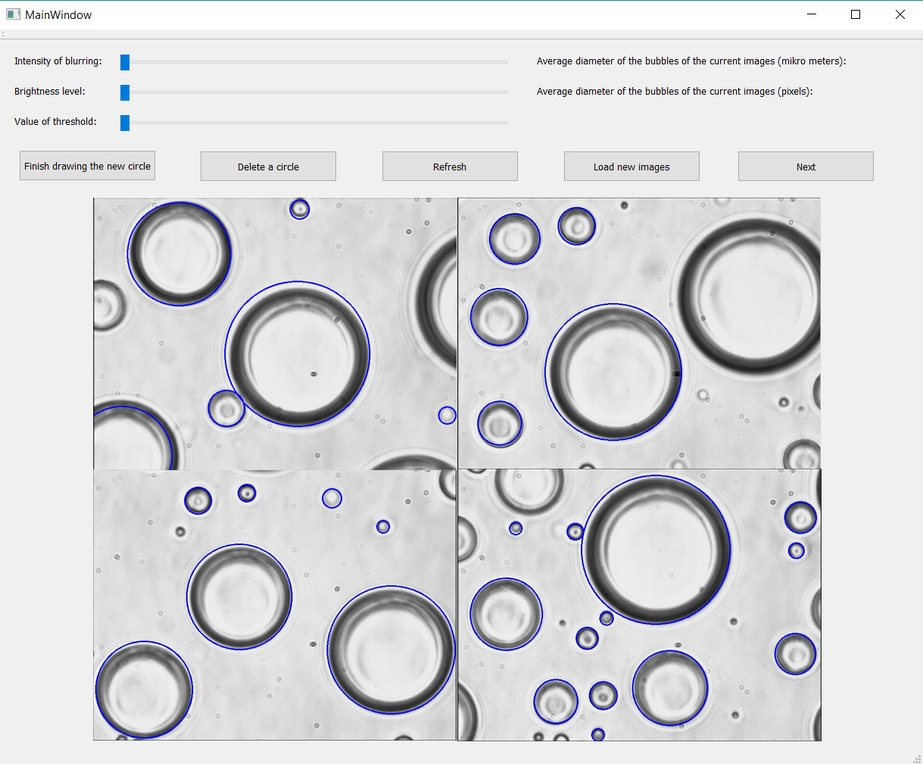
//> input picture Presentation_29_02/finishDrawingCircle.jpg, 923 x 764 px, shrunk from 1219 x 1009 before the run
$ ./V1 Presentation_29_02/finishDrawingCircle.jpg   (built with g++ and OpenCV 4)
//> lines starting //> are read from the running program, lines starting //| are printed output that depends on the picture; after the words box and inside, x2 and y2 are one past the last pixel; in counts of white or black regions, pixels touching at a corner belong together
#include <opencv2\opencv.hpp>   // opencv  library is included
#include <iostream> // standard C++ I/O
#include <cmath>

using namespace cv;  // OpenCV API is in the C++ "cv" namespace
using namespace std; // OpenCV API is in the C++ "std" namespace


Mat images, image, imagegray, threshold_output, backgroud;
int Total = 0, ave;


int getBackground(int argc, char** argv)
{

	vector<vector<int>> myVector(images.rows, vector<int>(images.cols)); //an empty matrix with the size of the images

	int i;
	for (i = 1; i < argc; i++)
	{
		images = imread(argv[i], 0);

		for (int x = 0; x < images.rows; x++) {

			for (int y = 0; y < images.cols; y++) {

				myVector[x][y] += images.at<uchar>(x, y); // filling the matrix with values from all the images

			}
		}
	}


	images.copyTo(backgroud);
	for (int x = 0; x < images.rows; x++) {

		for (int y = 0; y < images.cols; y++)
		{

			backgroud.at<uchar>(x, y) = myVector[x][y] / i; // calculating the mean and creating a mean image(background)
		}
	}


	for (int x = 0; x < images.rows; x++) {
		{
			for (int y = 0; y < images.cols; y++)
			{
				Total += backgroud.at<uchar>(x, y); // calculating the total
			}
			ave = Total / (images.rows * images.cols); // getting the ave by dividing the total over the size of the images
		}
	}

	return 0;
}


int noiseremovel(int argc, char** argv, int i)
{

	for (int x = 0; x < imagegray.rows; x++) {

		for (int y = 0; y < imagegray.cols; y++)
		{
			imagegray.at<uchar>(x, y) = imagegray.at<uchar>(x, y) - backgroud.at<uchar>(x, y) + ave;
		}
	}

	return 0;
}


int countour(int argc, char** argv) {


	threshold(imagegray, threshold_output, 105, 255, THRESH_BINARY);
	Canny(threshold_output, threshold_output, 50, 240, 7);


	vector<vector<Point> > contours;
	vector<Vec4i> hierarchy;

	/// Find contours
	findContours(threshold_output, contours, hierarchy, CV_RETR_TREE, CV_CHAIN_APPROX_SIMPLE, Point(0, 0));

	/// Approximate contours to polygons + get bounding rects and circles
	vector<vector<Point> > contours_poly(contours.size());
	vector<Rect> boundRect(contours.size());
	vector<Point2f>center(contours.size());
	vector<float>radius(contours.size());

	for (int i = 0; i < contours.size(); i++)
	{
		approxPolyDP(Mat(contours[i]), contours_poly[i], 3, true);
		//boundRect[i] = boundingRect(Mat(contours_poly[i]));
		minEnclosingCircle((Mat)contours_poly[i], center[i], radius[i]);
	}


	/// Draw polygonal contour + bonding rects + circles
	Mat drawing = Mat::zeros(threshold_output.size(), CV_8UC3);
	for (int i = 0; i< contours.size(); i++)
	{
		Scalar color = Scalar(0, 0, 255);
		drawContours(drawing, contours_poly, i, color, 1, 8, vector<Vec4i>(), 0, Point());
		//rectangle(drawing, boundRect[i].tl(), boundRect[i].br(), color, 2, 8, 0);
		circle(drawing, center[i], (int)radius[i], color, 2, 8, 0);
	}

	/// Show in a window
	namedWindow("Contours", CV_WINDOW_AUTOSIZE);
	imshow("Contours", drawing);

	return 0;
}


int Hough(int argc, char** argv) {

	GaussianBlur(imagegray, imagegray, Size(9, 9), 2, 2);
	vector<Vec3f> circles;
	HoughCircles(imagegray, circles, HOUGH_GRADIENT, // detection method..
		1, // The inverse ratio .
		imagegray.rows / 4, // Minimum distance between detected centers.
		100, // canny high threshold
		20, // minimum number of votes
		10, 200 // (min_radius & max_radius) to detect circles
	);
	for (size_t i = 0; i < circles.size(); i++)
	{
		Point center(cvRound(circles[i][0]), cvRound(circles[i][1]));
		stringstream ss;
		ss << i + 1;
		putText(imagegray, ss.str(), center, 1, 1, Scalar(0, 0, 255), 2, 0);
		int radius = cvRound(circles[i][2]);
		// draw the circle center
		circle(imagegray, center, 3, Scalar(0, 255, 0), -1, 8, 0);
		// draw the circle outline
		circle(imagegray, center, radius, Scalar(0, 0, 255), 3, 8, 0);
	}


	imshow("circles", imagegray);
	//waitKey(0);

	return 0;
}

int main(int argc, char** argv)
{


	images = imread(argv[1], 0);  // loading all the images in grayscale
//> images: 764 rows x 923 cols, CV_8UC1; min 0, max 255, mean 215.8
	getBackground(argc,argv);     // calculating the mean and ave of the images
//> after the loop in getBackground, `for (int x = 0; x < images.rows; x++)`:
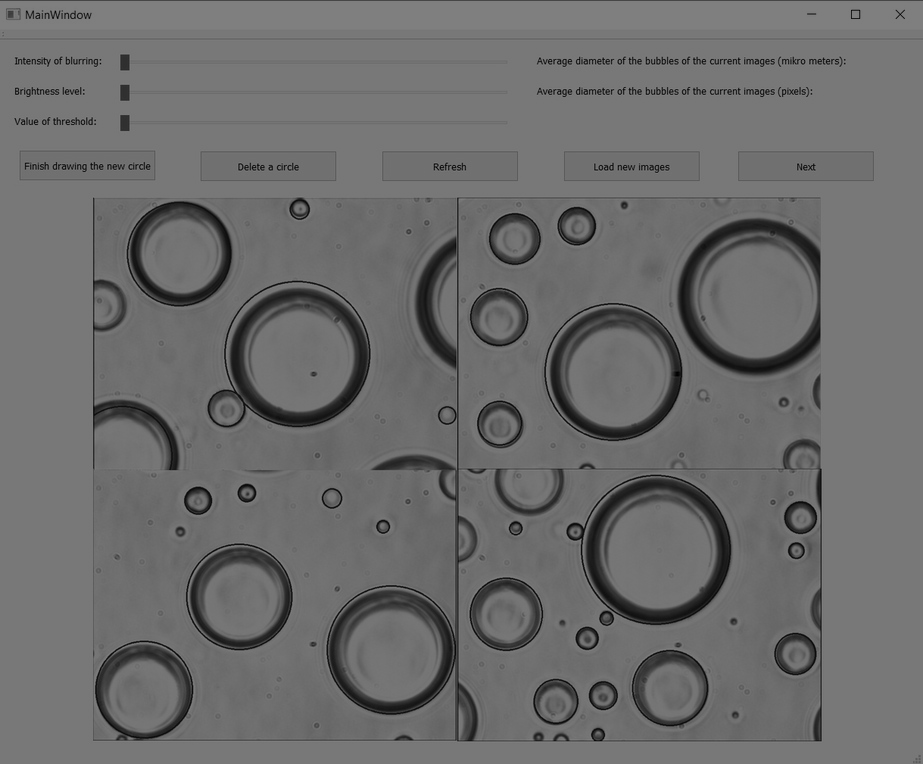
//> backgroud: 764 rows x 923 cols, CV_8UC1; min 0, max 127, mean 107.7
//> the loop in getBackground, `for (int x = 0; x < images.rows; x++)` made 764 passes
//> (Total, ave) on passes 1 to 3: (64604, 0), (181825, 0), (298111, 0)
//> after the loop in getBackground, `for (int x = 0; x < images.rows; x++)`: Total = 75951810

	for (int i = 1; i < argc; i++)
	{
		imagegray = imread(argv[i], 0); //loading the image one by one in grayscale
		noiseremovel(argc, argv, i);    // using the extracted information from getBackground to enhance the image
//> after the loop in noiseremovel, `for (int x = 0; x < imagegray.rows; x++)`:
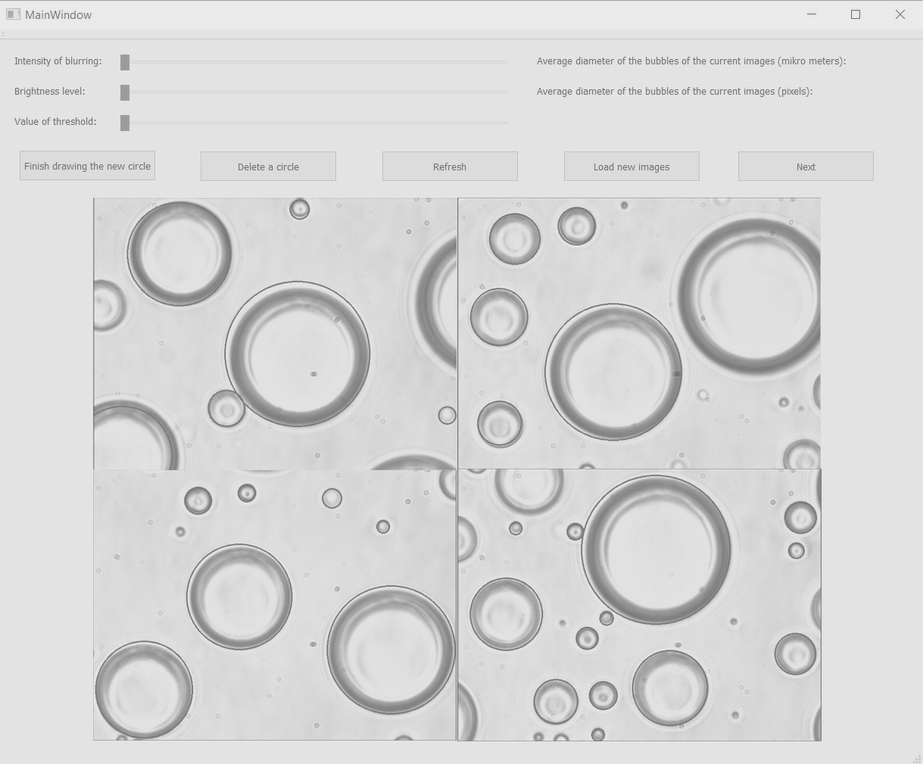
//> imagegray: 764 rows x 923 cols, CV_8UC1; min 107, max 235, mean 215.1

		Hough(argc, argv);              // detecting droplet using hough transform
//> in Hough, `HoughCircles(imagegray, circles, HOUGH_GRADIENT, 1, imagegray.rows / 4..`: circles = 10 circles (x, y, radius): [755.5, 296.5, 77.5], [656.5, 549.5, 74.9], [144.5, 689.5, 50], [514.5, 238.5, 26.6], [181.5, 251.5, 41.3], [392.5, 655.5, 46.3], [393.5, 431.5, 177.4], [121.5, 456.5, 56.8], [841.5, 609.5, 30.9], [587.5, 729.5, 25.2]
//> the loop in Hough, `for (size_t i = 0; i < circles.size(); i++)` made 10 passes
//> (center, radius) on passes 1 to 10: (Point(756, 296), 78), (Point(656, 550), 75), (Point(144, 690), 50), (Point(514, 238), 27), (Point(182, 252), 41), (Point(392, 656), 46), (Point(394, 432), 177), (Point(122, 456), 57), (Point(842, 610), 31), (Point(588, 730), 25)
//> after the loop in Hough, `for (size_t i = 0; i < circles.size(); i++)`:
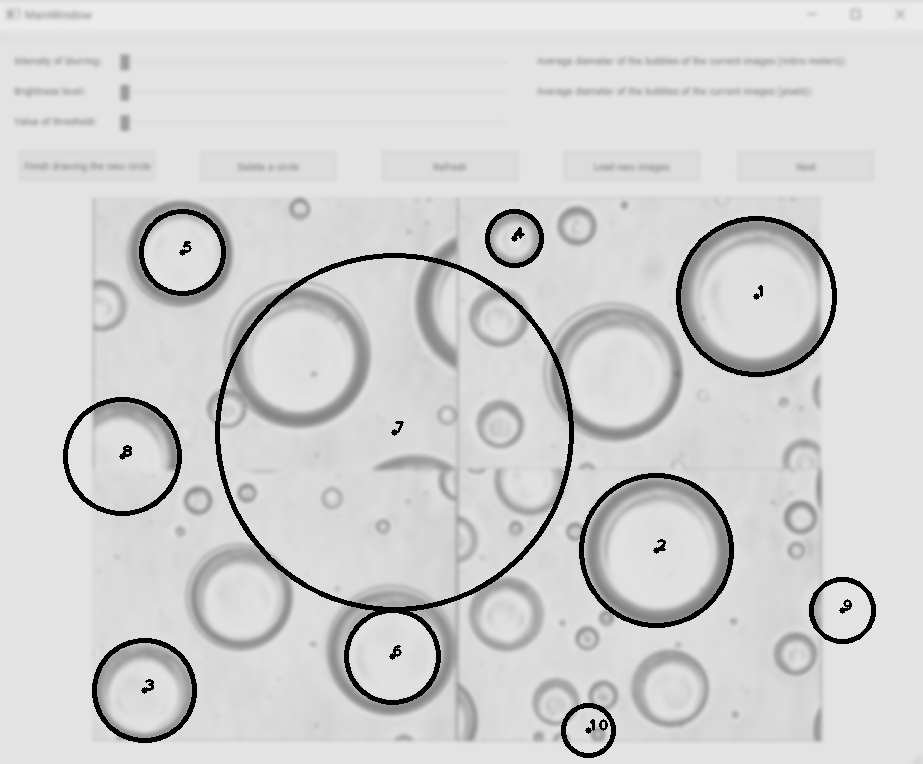
//> imagegray: 764 rows x 923 cols, CV_8UC1; min 0, max 235, mean 209.6
		countour(argc, argv);           // detecting droplet using findContours
//> in countour, `threshold(imagegray, threshold_output, 105, 255, THRESH_BINARY);`:
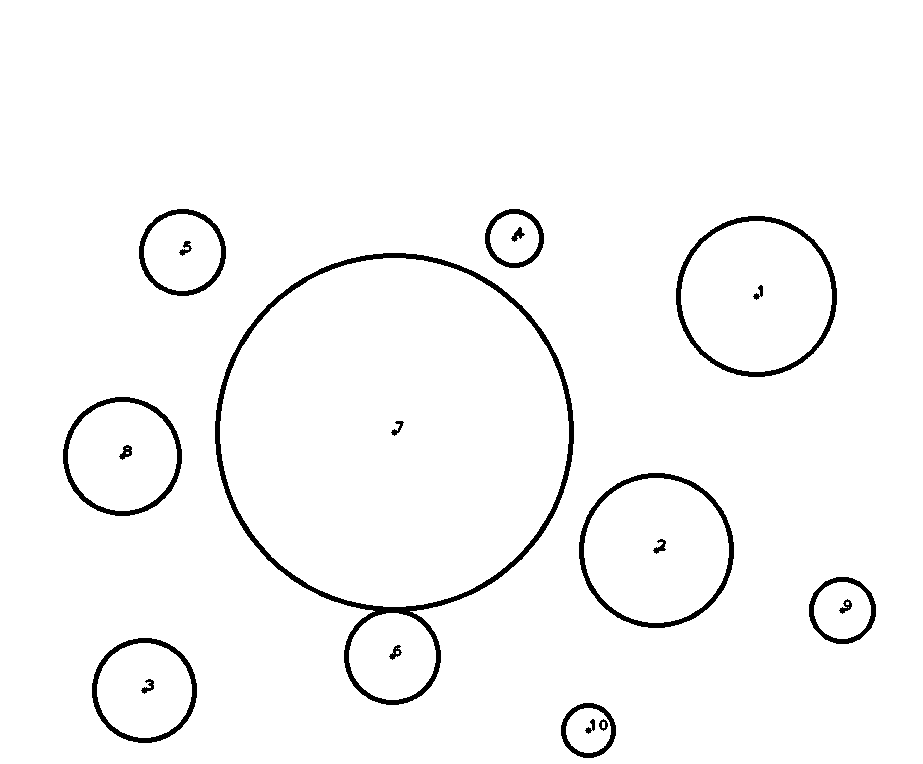
//> threshold_output: 764 rows x 923 cols, CV_8UC1; 97.2% white; 20 black regions, largest, box (x1, y1, x2, y2) and area: (215, 253, 574, 705) 6919, (676, 216, 837, 377) 2416, (579, 473, 734, 628) 2312
//> in countour, `Canny(threshold_output, threshold_output, 50, 240, 7);`:
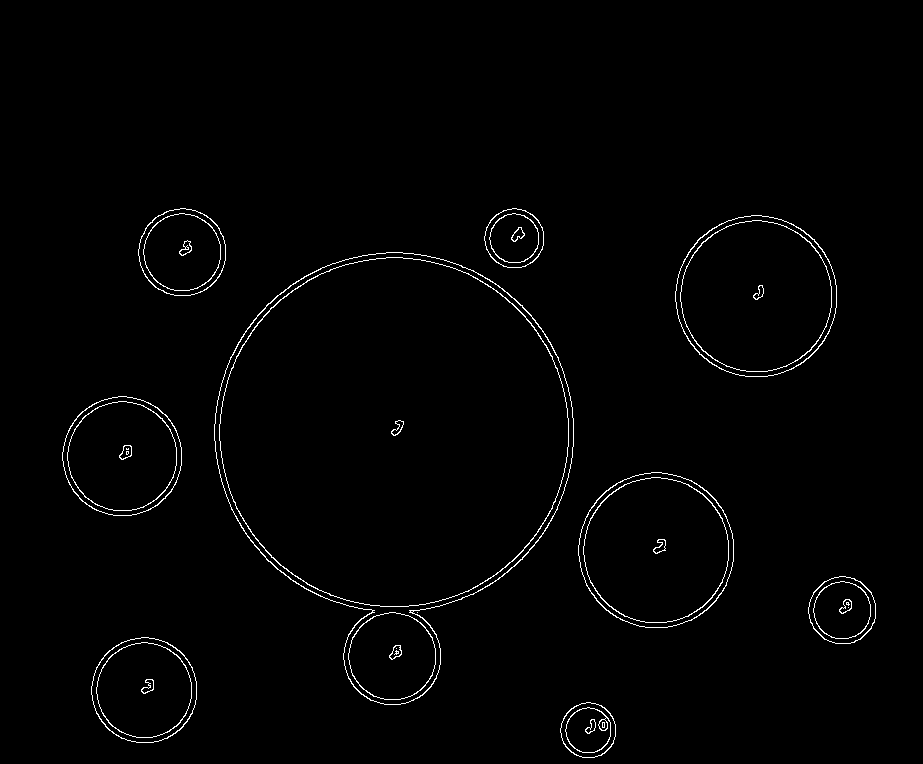
//> threshold_output: 764 rows x 923 cols, CV_8UC1; 1.3% white in thin lines or dots, all inside (x1, y1, x2, y2) = (62, 208, 876, 758)
//> in countour, `findContours(threshold_output, contours, hierarchy, CV_RETR_TREE, CV_C..`: contours = 73 contours, 14 with area under 20; largest, box (x1, y1, x2, y2) and area: (214, 252, 574, 705) 108568, (214, 252, 574, 705) 108244, (219, 257, 569, 607) 95638, (219, 257, 569, 607) 95403, (675, 215, 837, 377) 20382
//> in countour, `vector<vector<Point> > contours_poly(contours.size());`: contours_poly = 73 empty contours
//> the loop in countour, `for (int i = 0; i < contours.size(); i++)` made 73 passes
//> after the loop in countour, `for (int i = 0; i < contours.size(); i++)`: contours_poly = 73 contours, 14 with area under 20; largest, box (x1, y1, x2, y2) and area: (214, 252, 574, 705) 107658, (214, 252, 574, 705) 107294, (219, 257, 569, 607) 95062, (219, 257, 569, 607) 94734, (675, 215, 837, 377) 20064; center = 73 Points (x, y), first 12: [588, 730], [587.9, 729.9], [588.3, 729.8], [603, 724.5], [603, 724.5], [603, 724.5], [588.2, 729.6], [590.5, 726], [590.5, 726], [144, 690], [143.9, 690], [144, 690]; radius = 73 values, max 226.1 at index 40, min 0.0001 at index 15, mean 35.93
//> the loop in countour, `for (int i = 0; i< contours.size(); i++)` made 73 passes
//> after the loop in countour, `for (int i = 0; i< contours.size(); i++)`:
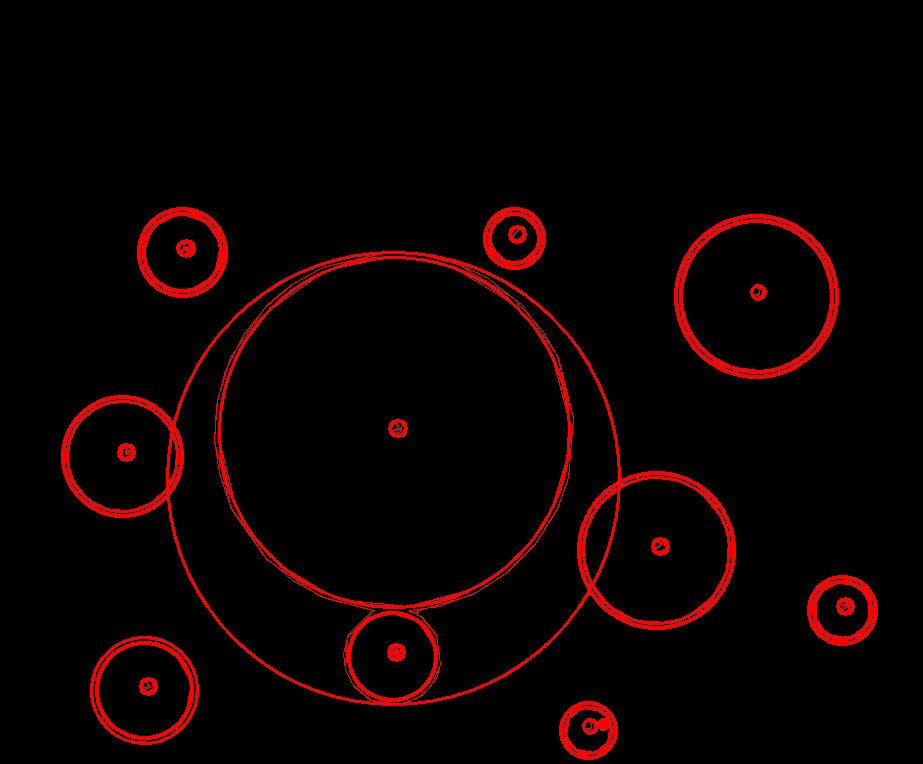
//> drawing: 764 rows x 923 cols, CV_8UC3; mean B, G, R 0, 0, 11.5


		waitKey(0);

	}
	return(0);
}
